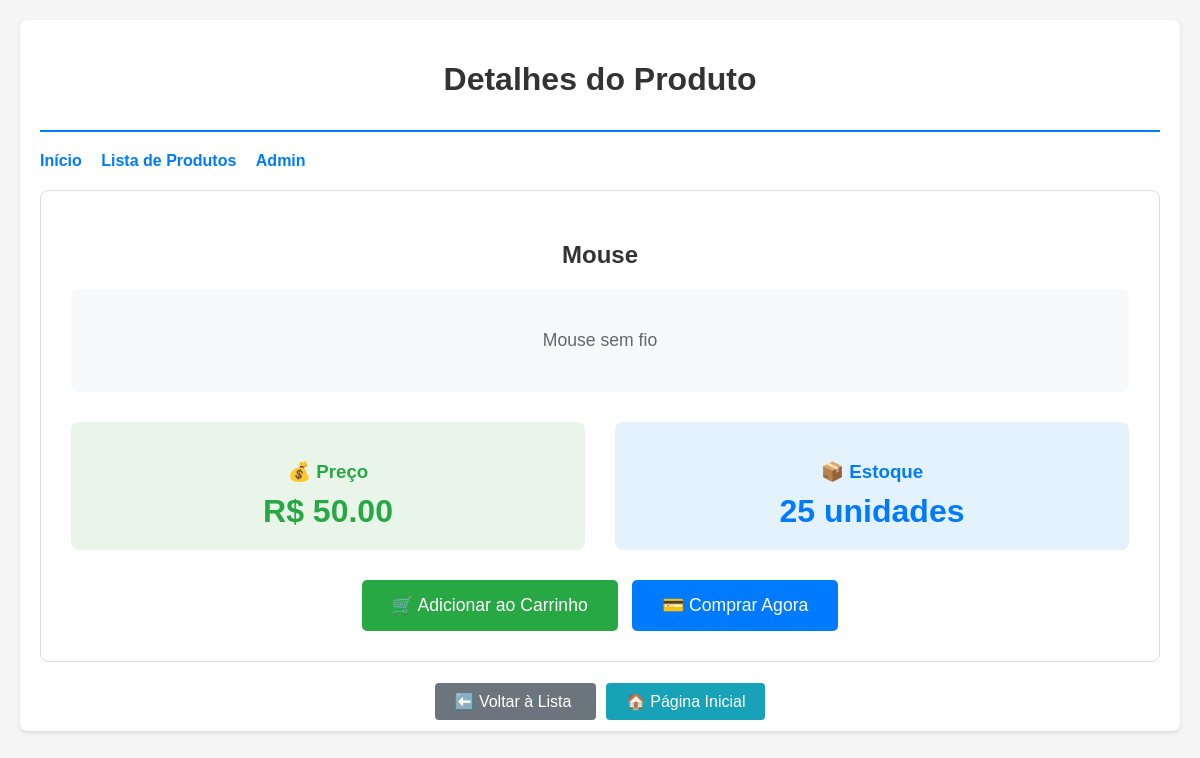
The page /detail/2/ on the database its author committed.
### products/models.py (models this page shows, shortened)
class Products(models.Model):
    name = models.CharField(max_length=100)
    description = models.TextField()
    price = models.DecimalField(max_digits=10, decimal_places=2)
    stock = models.IntegerField()

### products/views.py (the view)
# urls.py: path('detail/<int:product_id>/', views.product_detail, name='product_detail'),
def product_detail(request, product_id):
    try:
        produto = Products.objects.get(id=product_id)
        context = {
            'produto': produto
        }
        return render(request, 'products/product_detail.html', context)
    except Products.DoesNotExist:
        return HttpResponse("Produto não encontrado", status=404)

### products/templates/products/product_detail.html (shortened to what this page needs)
{% extends 'products/base.html' %}
{% block header %}Detalhes do Produto{% endblock %}
{% block content %}
<div>
    <div style="background-color: white; padding: 30px; border-radius: 8px; border: 1px solid #ddd;">
        <div style="text-align: center; margin-bottom: 30px;">
            <h2 style="color: #333; margin-bottom: 10px;">{{ produto.name }}</h2>
            <div style="background-color: #f8f9fa; padding: 20px; border-radius: 8px; margin: 20px 0;">
                <p style="font-size: 1.1em; color: #666; line-height: 1.6;">
                    {{ produto.description }}
                </p>
            </div>
        </div>
        <div style="display: grid; grid-template-columns: 1fr 1fr; gap: 30px; margin-bottom: 30px;">
            <div style="text-align: center; padding: 20px; background-color: #e8f5e8; border-radius: 8px;">
                <h3 style="color: #28a745; margin-bottom: 10px;">💰 Preço</h3>
                <div style="font-size: 2em; font-weight: bold; color: #28a745;">
                    R$ {{ produto.price }}
                </div>
            </div>
            <div style="text-align: center; padding: 20px; background-color: #e3f2fd; border-radius: 8px;">
                <h3 style="color: #007bff; margin-bottom: 10px;">📦 Estoque</h3>
                <div style="font-size: 2em; font-weight: bold; color: #007bff;">
                    {{ produto.stock }} unidades
                </div>
            </div>
        </div>
        <div style="text-align: center;">
            {% if produto.stock > 0 %}
                <button style="background-color: #28a745; color: white; padding: 15px 30px;
                               border: none; border-radius: 5px; font-size: 1.1em; cursor: pointer; margin-right: 10px;">
                    🛒 Adicionar ao Carrinho
                </button>
                <button style="background-color: #007bff; color: white; padding: 15px 30px;
                               border: none; border-radius: 5px; font-size: 1.1em; cursor: pointer;">
                    💳 Comprar Agora
                </button>
            {% else %}
                <button style="background-color: #6c757d; color: white; padding: 15px 30px;
                               border: none; border-radius: 5px; font-size: 1.1em; cursor: not-allowed;" disabled>
                    ❌ Produto Indisponível
                </button>
            {% endif %}
        </div>
    </div>
    <div style="margin-top: 30px; text-align: center;">
        <a href="{% url 'product_list' %}"
           style="background-color: #6c757d; color: white; padding: 10px 20px;
                  text-decoration: none; border-radius: 4px; margin-right: 10px;">
            ⬅️ Voltar à Lista
        </a>
        <a href="{% url 'index' %}"
           style="background-color: #17a2b8; color: white; padding: 10px 20px;
                  text-decoration: none; border-radius: 4px;">
            🏠 Página Inicial
        </a>
    </div>
</div>
{% endblock %}

### products/templates/products/base.html (style rules this page uses)
body { font-family: Arial, sans-serif; margin: 0; padding: 20px; background-color: #f5f5f5; }

### rows shown on the page
Products: name "Mouse", description "Mouse sem fio", price "50.00", stock "25"
